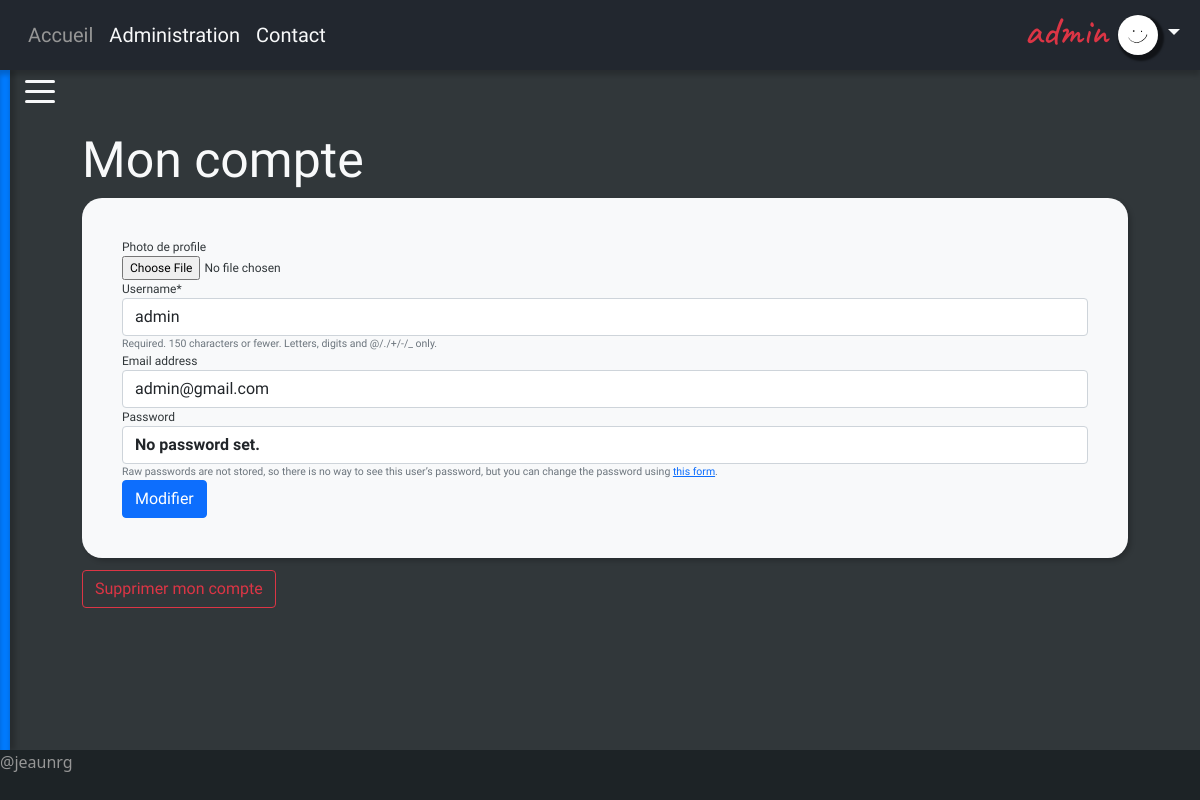
Page /account/update/ (signed in) on the committed database.
### account/models.py (models this page shows, shortened)
class Account(AbstractUser):
    is_author = models.BooleanField(
        default=True,
        help_text="Designates that this user has permissions to create posts.",
    )
    profile_picture = models.ImageField(
        verbose_name="photo de profile",
        upload_to=upload_location,
        blank=True,
        null=True,
    )
    alias = models.CharField(max_length=200, default="--")
    parameters = models.JSONField(default=dict, blank=True)
    def profile_picture_is_valid(self):
        return self.profile_picture and os.path.isfile(
            os.path.join(MEDIA_ROOT, self.profile_picture.name)
        )

### account/views.py (the view)
# urls.py: path("update/", AccountUpdateView.as_view(), name="update"),
class AccountUpdateView(LoginRequiredMixin, UpdateView):
    form_class = AccountUpdateForm
    template_name = "account/update.html"
    success_url = "/account/update"
    def get_object(self, queryset=None):
        return self.request.user

### account/forms.py
class AccountUpdateForm(UserChangeForm):
    profile_picture = MyCroppieField(
        label="Photo de profil", options=IMG_OPTIONS, required=False
    )
    class Meta:
        model = Account
        fields = ("profile_picture", "username", "email")

### account/templates/account/update.html (shortened to what this page needs)
{% extends 'base.html' %}
{% block content %}
  <div class="container">
    <h1 class='title'>Mon compte</h1>
    <form class="sticker" method="post" enctype="multipart/form-data">
      {% include 'widgets/form.html' %}
      <button class='btn btn-primary' type="submit">Modifier</button>
    </form>
    <form method="post" action="{% url 'account:delete' object.id %}">
      <input type="submit" class="btn btn-outline-danger" onclick="return confirm('Etes vous sûr de vouloir supprimer ce compte ?');" value="Supprimer mon compte">
    </form>
  </div>
{% endblock content %}

### templates/header.html (shortened to what this page needs)
<header>
  <div id="menu">
    {% include 'widgets/collapsable_menu.html' with menu='snippets/header_menu.html' %}
  </div>
  <div id="user-name">
    <h3 id='user-name-text'> {{ user.username }}</h3>
  </div>
  <div id="dropdown">
    {% include 'widgets/profile_dropdown.html' with menu='snippets/profile_menu.html' %}
  </div>
</header>

### templates/widgets/form_field.html (shortened to what this page needs)
{% load static %}
{% load crispy_forms_tags %}
{{ field | as_crispy_field }}

### templates/colors.html (style rules this page uses)
:root { --white: rgba(248, 249, 250, 1); --gray-light: rgba(225, 224, 225, 1); --gray: rgba(150, 150, 150, 1); --gray-dark: rgba(49, 55, 58, 1); --black-light: rgba(34, 39, 47, 1); --black: rgba(29, 35, 38, 1); --highlight-light: rgba(220, 53, 69, 1); --highlight-dark: rgba(0, 123, 255, 1); --error: rgba(255, 0, 0, 1); --shadow: rgba(0, 0, 0, 0.2); --page-bg: var(--gray-dark); --page-txt: var(--white); --head-bg: var(--black-light); --head-txt1: var(--white); --head-txt2: var(--gray); --foot-bg: var(--black); --foot-txt: var(--gray); --sidebar-bg1: var(--highlight-light); --sidebar-bg2: var(--highlight-dark); --sidebar-txt: var(--white); --sticker-bg: var(--white); --sticker-txt: var(--gray-dark); --table-bg-head: var(--gray-dark); --table-bg-body1: var(--white); --table-bg-body2: var(--gray-light); --table-txt-head: var(--white); --table-txt-body: var(--gray-dark); --form-error: var(--error); --button-submit: var(--highlight-dark); --shadow-color: var(--shadow); }

### templates/fonts.html (style rules this page uses)
:root { --fs-manuscrit: "Caveat"; --fs-titles: "Amatic SC"; --fs-other: "Mulish"; mulish komet extralight sc }
header, #header { font-size: 20px; font-family: var(--fs-titles); }
#user-name-text { font-size: 40px; font-family: var(--fs-manuscrit); }
.title { font-size: 50px; font-family: var(--fs-titles); }

### templates/base_css.html (style rules this page uses)
body { display: flex; flex-direction: column; min-height: 100%; background-color: var(--page-bg); color: var(--page-txt); }
header { height: 70px; display: flex; justify-content: space-between; align-items: center; padding: 10px; background-color: var(--head-bg); color: var(--head-txt2); box-shadow: 0px 5px 5px var(--shadow-color); }
.sticker { background-color: var(--sticker-bg); color: var(--sticker-txt); padding: 40px; border-radius: 20px; box-shadow: 3px 3px 5px var(--shadow-color); overflow-x: auto; }

### templates/header.html (style rules this page uses)
#menu, #user-name { padding-left: 10px; }
#dropdown, #user-name { padding-right: 10px; }
#user-name { color: var(--highlight-light); }

### rows in the picture
Account: username "admin", username "admin" "admin@gmail.com" "Password No password set. Raw passwords are not stored, so there is no way to see this user’s password, but you can change the password using this form ."
